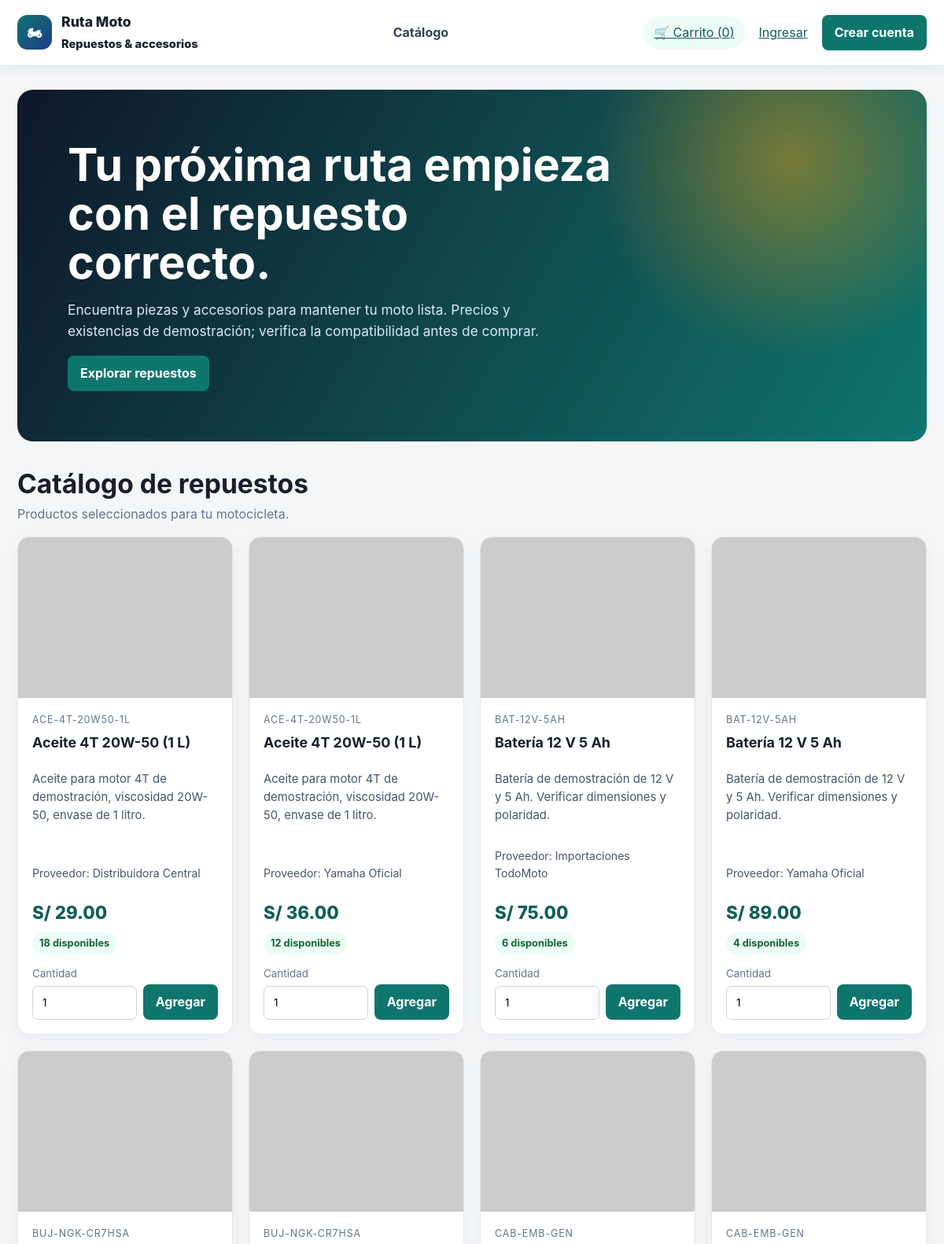
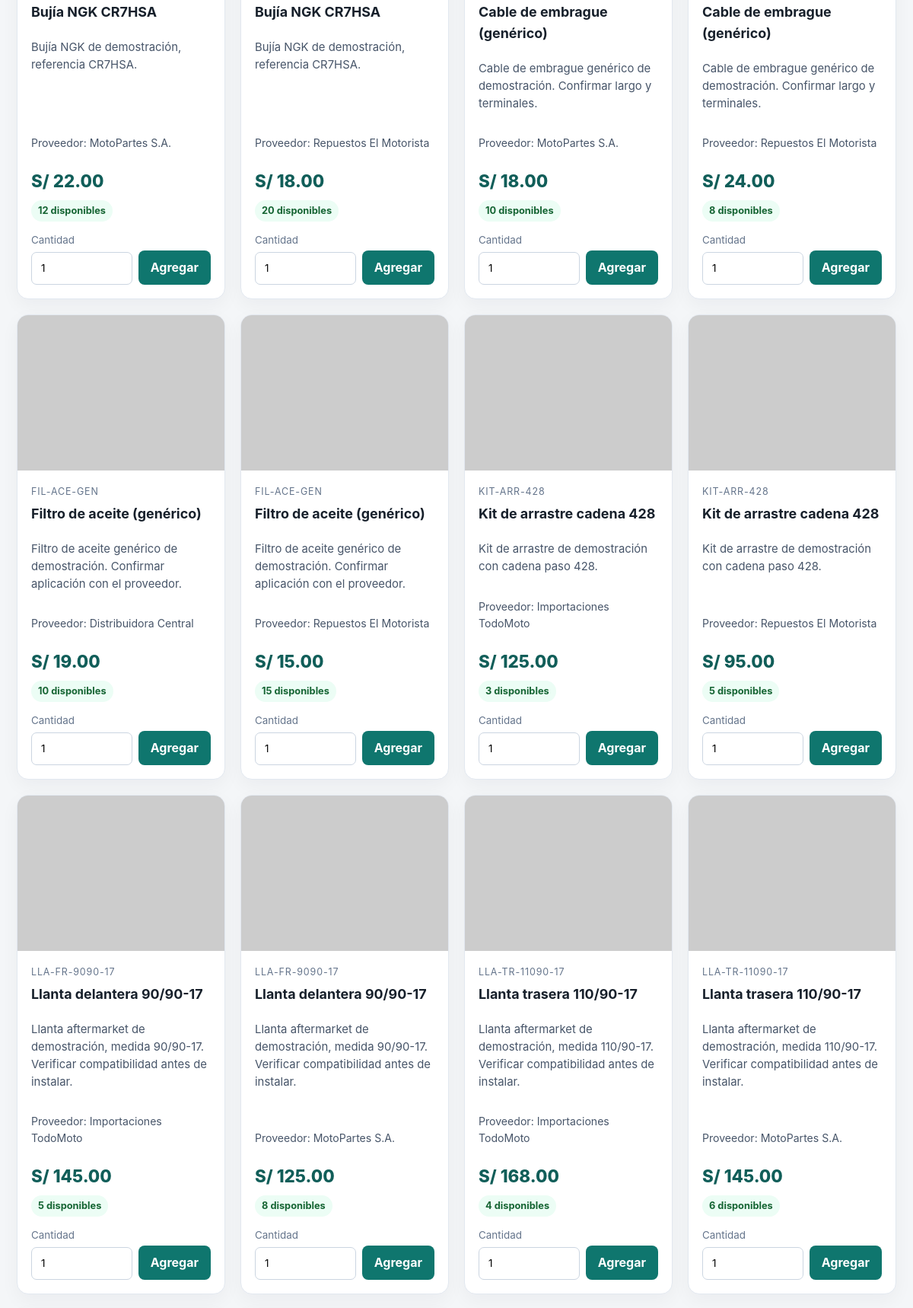
The page / (upper part) on the database its author committed (2 pictures, top to bottom).
### tables this page shows
CREATE TABLE IF NOT EXISTS catalogo_ofertas (
    id INT AUTO_INCREMENT PRIMARY KEY,
    producto_id INT NOT NULL,
    proveedor_id INT NOT NULL,
    precio DECIMAL(10,2) NOT NULL,
    stock INT NOT NULL DEFAULT 0,
    activo TINYINT(1) NOT NULL DEFAULT 1,
    UNIQUE KEY uq_catalogo_producto_proveedor (producto_id, proveedor_id),
    CONSTRAINT fk_ofertas_producto FOREIGN KEY (producto_id) REFERENCES catalogo_productos(id),
    CONSTRAINT fk_ofertas_proveedor FOREIGN KEY (proveedor_id) REFERENCES catalogo_proveedores(id)
);

CREATE TABLE IF NOT EXISTS catalogo_productos (
    id INT AUTO_INCREMENT PRIMARY KEY,
    sku VARCHAR(40) NOT NULL UNIQUE,
    nombre VARCHAR(120) NOT NULL,
    descripcion VARCHAR(255) NOT NULL,
    imagen_url VARCHAR(500) NULL,
    activo TINYINT(1) NOT NULL DEFAULT 1
);

CREATE TABLE IF NOT EXISTS catalogo_proveedores (
    id INT AUTO_INCREMENT PRIMARY KEY,
    nombre VARCHAR(120) NOT NULL UNIQUE,
    activo TINYINT(1) NOT NULL DEFAULT 1
);

### index.php (called while the page is built, shortened)
<?php
require_once 'controllers/TiendaController.php';
$tienda = new TiendaController();
$tienda->manejarPeticiones();
$usuarioActual = $_SESSION['usuario'] ?? null;
$catalogo = $tienda->obtenerCatalogo();
$carrito = $tienda->obtenerCarrito();
require_once 'views/tienda_view.php';
?>

### models/TiendaDAO.php (called while the page is built, shortened)
<?php
class TiendaDAO extends Conexion {
    public function listarCatalogo() {
        $conexion = $this->conectar();
        $sql = "SELECT o.id AS oferta_id, p.sku, p.nombre AS producto, p.descripcion, p.imagen_url, pr.nombre AS proveedor, o.precio, o.stock
                FROM catalogo_ofertas o
                JOIN catalogo_productos p ON p.id = o.producto_id
                JOIN catalogo_proveedores pr ON pr.id = o.proveedor_id
                WHERE o.activo = 1 AND p.activo = 1 AND pr.activo = 1
                ORDER BY p.nombre, pr.nombre";
        return $conexion->query($sql)->fetchAll(PDO::FETCH_ASSOC);
    }
}

### controllers/TiendaController.php (called while the page is built, shortened)
<?php
require_once 'models/TiendaDAO.php';
class TiendaController {
    private $dao;
    public function __construct() {
        $this->dao = new TiendaDAO();
    }
    public function obtenerCatalogo() {
        return $this->dao->listarCatalogo();
    }
}

### views/tienda_view.php (the view, shortened to what this page needs)
<?php
$pagina = $_GET['pagina'] ?? 'catalogo';
$cantidadCarrito = array_sum(array_map(function ($linea) {
    return (int) $linea['cantidad'];
}, $carrito));
?>
<!DOCTYPE html>
<html lang="es">
<head>
    <link rel="stylesheet" href="assets/css/tienda.css">
</head>
<body>
    <header class="site-header">
        <div class="header-inner">
            <a class="brand-lockup" href="index.php?pagina=catalogo"><span class="brand-mark">🏍</span><span>Ruta Moto<br><small>Repuestos & accesorios</small></span></a>
            <nav class="site-nav">
                <a href="index.php?pagina=catalogo">Catálogo</a>
            </nav>
            <div class="header-actions">
                <a class="cart-link" href="index.php?pagina=carrito">🛒 Carrito (<?= (int) $cantidadCarrito ?>)</a>
                <?php if ($usuarioActual): ?>
                    <form action="index.php" method="POST">
                        <input type="hidden" name="auth_action" value="logout">
                        <input type="hidden" name="token_csrf" value="<?= htmlspecialchars($csrfToken, ENT_QUOTES, 'UTF-8') ?>">
                        <button class="secundario" type="submit">Salir</button>
                    </form>
                <?php else: ?>
                    <a href="index.php?acceso=login">Ingresar</a>
                    <a class="boton" href="index.php?acceso=registro">Crear cuenta</a>
                <?php endif; ?>
            </div>
        </div>
    </header>
    <main class="page-shell">
    <?php if ($pagina === 'catalogo'): ?>
        <section class="hero">
            <h1>Tu próxima ruta empieza con el repuesto correcto.</h1>
            <p>Encuentra piezas y accesorios para mantener tu moto lista. Precios y existencias de demostración; verifica la compatibilidad antes de comprar.</p>
            <a class="boton" href="#productos">Explorar repuestos</a>
        </section>
        <div class="section-heading" id="productos">
            <div><h2>Catálogo de repuestos</h2><span class="muted">Productos seleccionados para tu motocicleta.</span></div>
        </div>
        <?php if (!$catalogo): ?>
            <section class="panel empty-state"><p>Aún no hay productos disponibles.</p></section>
        <?php else: ?>
        <div class="catalogo">
            <?php foreach ($catalogo as $oferta): ?>
                <article class="producto">
                    <img class="product-image" src="<?= htmlspecialchars($oferta['imagen_url'] ?: 'https://placehold.co/640x420/172554/FFFFFF?text=Repuesto+moto', ENT_QUOTES, 'UTF-8') ?>" alt="<?= htmlspecialchars($oferta['producto'], ENT_QUOTES, 'UTF-8') ?>" loading="lazy">
                    <div class="product-body">
                        <span class="product-sku"><?= htmlspecialchars($oferta['sku'], ENT_QUOTES, 'UTF-8') ?></span>
                        <h3><?= htmlspecialchars($oferta['producto'], ENT_QUOTES, 'UTF-8') ?></h3>
                        <p class="product-description"><?= htmlspecialchars($oferta['descripcion'], ENT_QUOTES, 'UTF-8') ?></p>
                        <p class="product-vendor">Proveedor: <?= htmlspecialchars($oferta['proveedor'], ENT_QUOTES, 'UTF-8') ?></p>
                        <p class="product-price">S/ <?= number_format((float) $oferta['precio'], 2) ?></p>
                        <span class="product-stock"><?= (int) $oferta['stock'] ?> disponibles</span>
                        <form class="product-form" action="index.php" method="POST">
                            <label for="cantidad-<?= (int) $oferta['oferta_id'] ?>">Cantidad
                                <input id="cantidad-<?= (int) $oferta['oferta_id'] ?>" type="number" name="cantidad" value="1" min="1" max="999" required>
                            </label>
                            <button type="submit">Agregar</button>
                        </form>
                    </div>
                </article>
            <?php endforeach; ?>
        </div>
        <?php endif; ?>
    <?php else: ?>
        <section class="panel"><p>Página no encontrada.</p><a href="index.php?pagina=catalogo">Volver al catálogo</a></section>
    <?php endif; ?>
    </main>
</body>
</html>

### assets/css/tienda.css (style rules this page uses)
:root { --ink: #17202b; --muted: #64748b; --paper: #f4f6f8; --surface: #ffffff; --line: #e2e8f0; --brand: #0f766e; --brand-dark: #115e59; --accent: #f59e0b; --danger: #b91c1c; --success: #166534; font-family: Inter, "Segoe UI", Arial, sans-serif; }
* { box-sizing: border-box; }
body { margin: 0; background: var(--paper); color: var(--ink); line-height: 1.55; }
a { color: var(--brand-dark); }
button, input, select, textarea { font: inherit; }
button, .boton { display: inline-flex; justify-content: center; align-items: center; gap: 8px; border: 0; border-radius: 8px; padding: 10px 16px; background: var(--brand); color: white; text-decoration: none; font-weight: 700; cursor: pointer; }
.site-header { position: sticky; top: 0; z-index: 5; background: rgba(255,255,255,.97); border-bottom: 1px solid var(--line); box-shadow: 0 4px 18px rgba(15,23,42,.05); }
.header-inner { max-width: 1240px; margin: auto; padding: 14px 22px; display: flex; align-items: center; justify-content: space-between; gap: 20px; }
.brand-lockup { color: var(--ink); text-decoration: none; display: flex; align-items: center; gap: 12px; font-size: 1.1rem; font-weight: 800; }
.brand-mark { display: grid; place-items: center; width: 44px; height: 44px; border-radius: 13px; color: white; background: linear-gradient(135deg, #0f766e, #1e3a8a); }
.site-nav, .header-actions { display: flex; flex-wrap: wrap; align-items: center; gap: 18px; }
.site-nav a { color: #334155; font-weight: 650; text-decoration: none; }
.cart-link { background: #ecfdf5; border-radius: 999px; padding: 8px 13px; }
.page-shell { max-width: 1240px; margin: 0 auto; padding: 30px 22px 52px; min-height: 60vh; }
.hero { border-radius: 20px; padding: clamp(28px, 6vw, 64px); margin-bottom: 28px; color: white; background: radial-gradient(circle at 85% 20%, rgba(245,158,11,.45), transparent 24%), linear-gradient(120deg, #0f172a, #0f766e); }
.hero h1 { max-width: 700px; margin: 0 0 12px; font-size: clamp(2rem, 5vw, 3.6rem); line-height: 1.08; }
.hero p { max-width: 620px; color: #dbeafe; font-size: 1.08rem; }
.section-heading { display: flex; flex-wrap: wrap; align-items: end; justify-content: space-between; gap: 12px; margin: 28px 0 16px; }
.section-heading h2 { margin: 0; font-size: clamp(1.55rem, 3vw, 2.1rem); }
.muted, .product-sku { color: var(--muted); }
.catalogo { display: grid; grid-template-columns: repeat(auto-fit, minmax(245px, 1fr)); gap: 20px; align-items: stretch; }
.producto, .panel { background: var(--surface); border: 1px solid var(--line); border-radius: 15px; box-shadow: 0 8px 25px rgba(15,23,42,.045); }
.producto { display: flex; flex-direction: column; overflow: hidden; }
.product-image { display: block; width: 100%; aspect-ratio: 4 / 3; object-fit: cover; background: #e2e8f0; }
.product-body { display: flex; flex: 1; flex-direction: column; padding: 18px; }
.product-sku { font-size: .78rem; letter-spacing: .07em; text-transform: uppercase; }
.producto h3 { margin: 6px 0; font-size: 1.12rem; }
.product-description { color: #475569; font-size: .93rem; flex: 1; }
.product-price { margin: 8px 0; font-size: 1.4rem; font-weight: 800; color: var(--brand-dark); }
.product-vendor { color: #475569; font-size: .88rem; }
.product-stock { display: inline-block; align-self: flex-start; padding: 4px 9px; border-radius: 999px; background: #ecfdf5; color: var(--success); font-size: .8rem; font-weight: 700; }
.product-form { margin-top: 14px; display: flex; gap: 8px; align-items: end; }
.product-form label { flex: 1; color: var(--muted); font-size: .84rem; }
.product-form input { display: block; width: 100%; margin-top: 5px; }
input, select, textarea { max-width: 100%; padding: 10px 12px; border: 1px solid #cbd5e1; border-radius: 7px; background: white; }

### rows shown on the page
catalogo_ofertas: producto.sku "ACE-4T-20W50-1L", producto.nombre "Aceite 4T 20W-50 (1 L)", producto.descripcion "Aceite para motor 4T de demostración, viscosidad 20W-50, envase de 1 litro.", proveedor.nombre "Distribuidora Central", precio "29.00", stock "18", cantidad "1"
catalogo_ofertas: producto.sku "ACE-4T-20W50-1L", producto.nombre "Aceite 4T 20W-50 (1 L)", producto.descripcion "Aceite para motor 4T de demostración, viscosidad 20W-50, envase de 1 litro.", proveedor.nombre "Yamaha Oficial", precio "36.00", stock "12"
catalogo_ofertas: producto.sku "BAT-12V-5AH", producto.nombre "Batería 12 V 5 Ah", producto.descripcion "Batería de demostración de 12 V y 5 Ah. Verificar dimensiones y polaridad.", proveedor.nombre "Importaciones TodoMoto", precio "75.00", stock "6"
catalogo_ofertas: producto.sku "BAT-12V-5AH", producto.nombre "Batería 12 V 5 Ah", producto.descripcion "Batería de demostración de 12 V y 5 Ah. Verificar dimensiones y polaridad.", proveedor.nombre "Yamaha Oficial", precio "89.00", stock "4"
catalogo_ofertas: producto.sku "BUJ-NGK-CR7HSA", producto.nombre "Bujía NGK CR7HSA", producto.descripcion "Bujía NGK de demostración, referencia CR7HSA.", proveedor.nombre "MotoPartes S.A.", precio "22.00", stock "12"
catalogo_ofertas: producto.sku "BUJ-NGK-CR7HSA", producto.nombre "Bujía NGK CR7HSA", producto.descripcion "Bujía NGK de demostración, referencia CR7HSA.", proveedor.nombre "Repuestos El Motorista", precio "18.00", stock "20"
catalogo_ofertas: producto.sku "CAB-EMB-GEN", producto.nombre "Cable de embrague (genérico)", producto.descripcion "Cable de embrague genérico de demostración. Confirmar largo y terminales.", proveedor.nombre "MotoPartes S.A.", precio "18.00", stock "10"
catalogo_ofertas: producto.sku "CAB-EMB-GEN", producto.nombre "Cable de embrague (genérico)", producto.descripcion "Cable de embrague genérico de demostración. Confirmar largo y terminales.", proveedor.nombre "Repuestos El Motorista", precio "24.00", stock "8"
catalogo_ofertas: producto.sku "FIL-ACE-GEN", producto.nombre "Filtro de aceite (genérico)", producto.descripcion "Filtro de aceite genérico de demostración. Confirmar aplicación con el proveedor.", proveedor.nombre "Distribuidora Central", precio "19.00", stock "10"
catalogo_ofertas: producto.sku "FIL-ACE-GEN", producto.nombre "Filtro de aceite (genérico)", producto.descripcion "Filtro de aceite genérico de demostración. Confirmar aplicación con el proveedor.", proveedor.nombre "Repuestos El Motorista", precio "15.00", stock "15"
catalogo_ofertas: producto.sku "KIT-ARR-428", producto.nombre "Kit de arrastre cadena 428", producto.descripcion "Kit de arrastre de demostración con cadena paso 428.", proveedor.nombre "Importaciones TodoMoto", precio "125.00", stock "3"
catalogo_ofertas: producto.sku "KIT-ARR-428", producto.nombre "Kit de arrastre cadena 428", producto.descripcion "Kit de arrastre de demostración con cadena paso 428.", proveedor.nombre "Repuestos El Motorista", precio "95.00", stock "5"
catalogo_ofertas: producto.sku "LLA-FR-9090-17", producto.nombre "Llanta delantera 90/90-17", producto.descripcion "Llanta aftermarket de demostración, medida 90/90-17. Verificar compatibilidad antes de instalar.", proveedor.nombre "Importaciones TodoMoto", precio "145.00", stock "5"
catalogo_ofertas: producto.sku "LLA-FR-9090-17", producto.nombre "Llanta delantera 90/90-17", producto.descripcion "Llanta aftermarket de demostración, medida 90/90-17. Verificar compatibilidad antes de instalar.", proveedor.nombre "MotoPartes S.A.", precio "125.00", stock "8"
catalogo_ofertas: producto.sku "LLA-TR-11090-17", producto.nombre "Llanta trasera 110/90-17", producto.descripcion "Llanta aftermarket de demostración, medida 110/90-17. Verificar compatibilidad antes de instalar.", proveedor.nombre "Importaciones TodoMoto", precio "168.00", stock "4"
catalogo_ofertas: producto.sku "LLA-TR-11090-17", producto.nombre "Llanta trasera 110/90-17", producto.descripcion "Llanta aftermarket de demostración, medida 110/90-17. Verificar compatibilidad antes de instalar.", proveedor.nombre "MotoPartes S.A.", precio "145.00", stock "6"

### other values the page prints
$cantidadCarrito "0"
